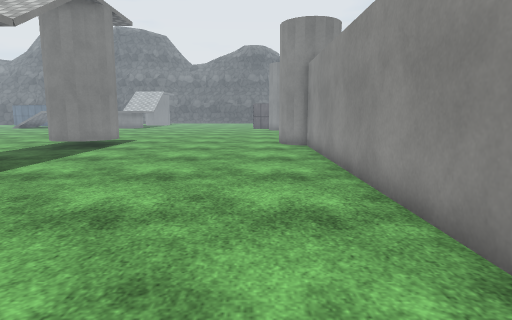
view 1 (above)

24 first-person views from a walk through a scene from a Unity 3-D project. The camera is 1.2 m above the floor, tilts 8° down and sees 75° across. The floor is counted in squares, 0.85 m on a side. Each view is taken from the middle of a square. On the plan, view 1 faces up. The plan holds only what a view shows up to about 15 squares ahead; the rest is blank. The place goes on beyond the plan. The player is left out. Some surface patterns are stand-ins.

view 2
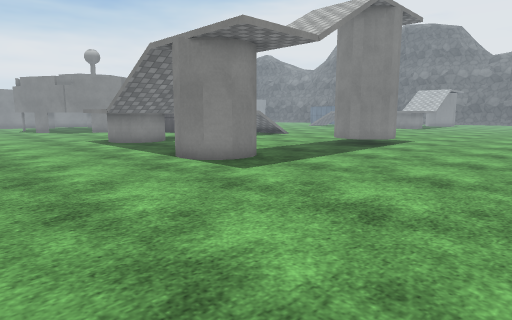

view 3
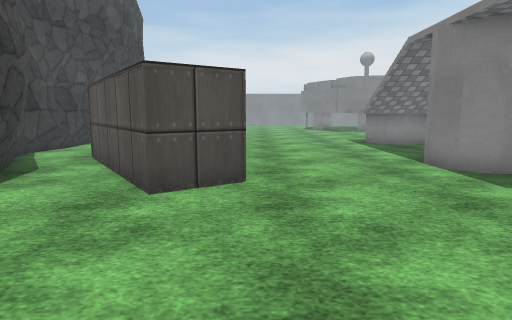

view 4
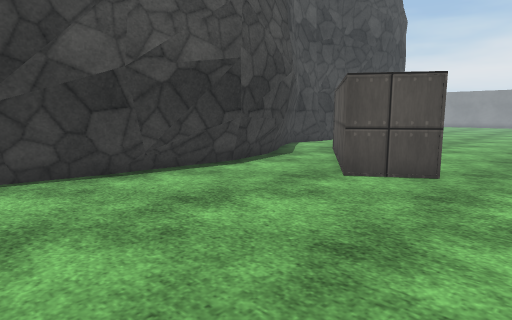

view 5
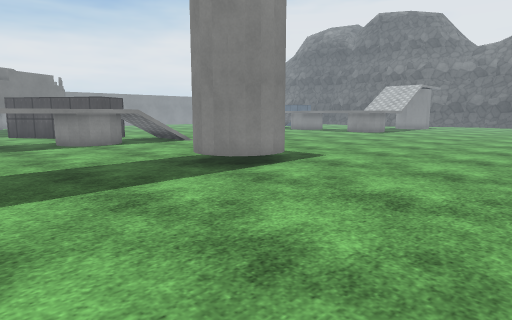

view 6
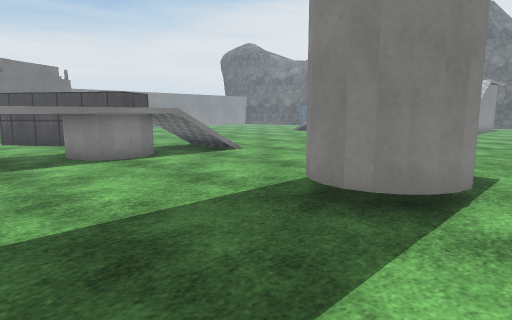

view 7
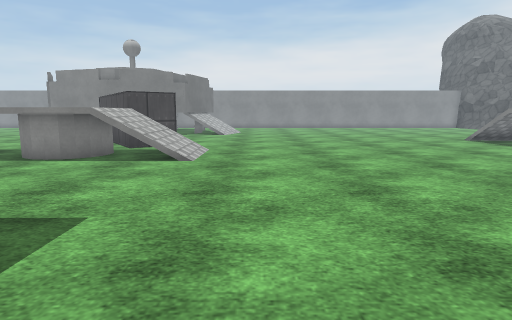

view 8
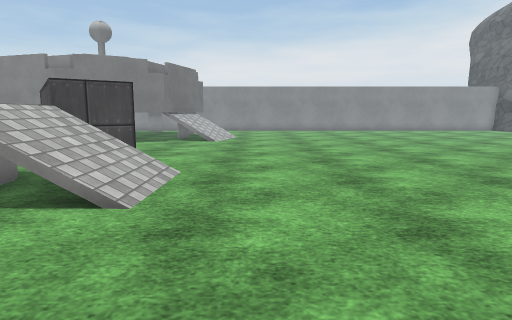

view 9
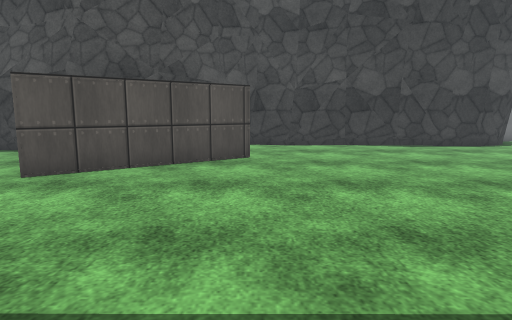

view 10
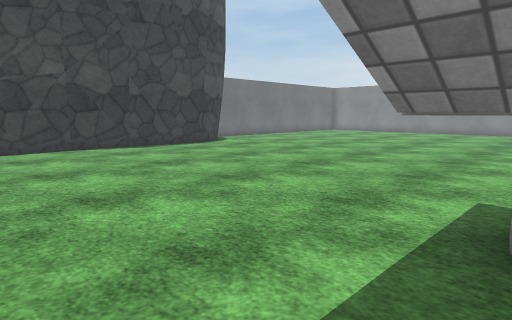

view 11
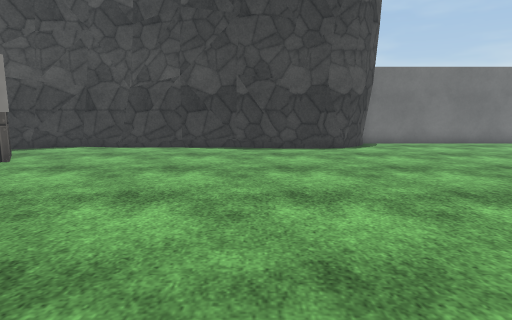

view 12
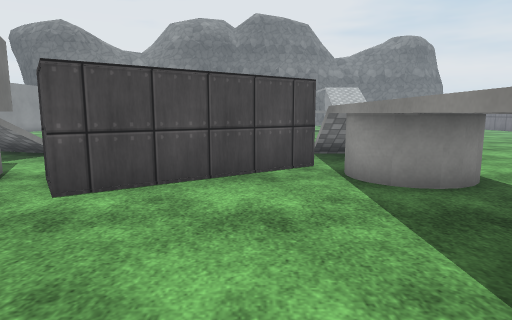

view 13
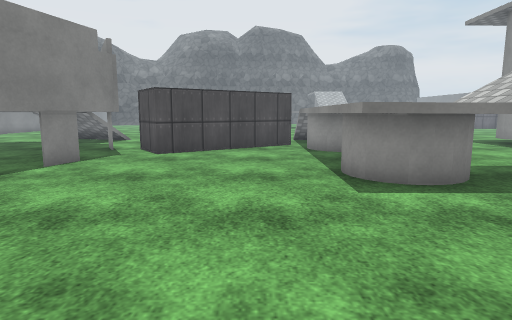

view 14
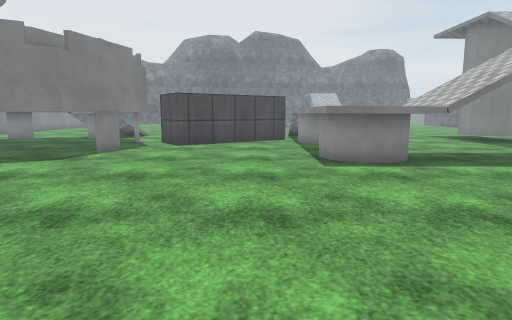

view 15
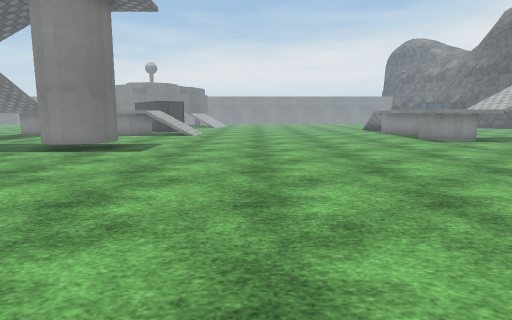

view 16
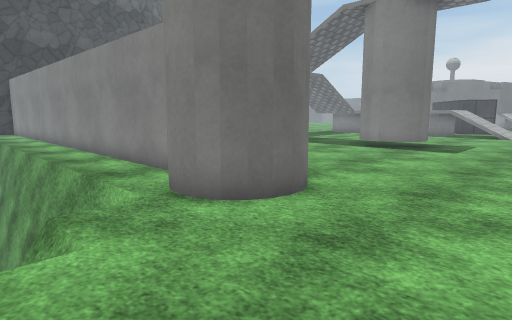

view 17
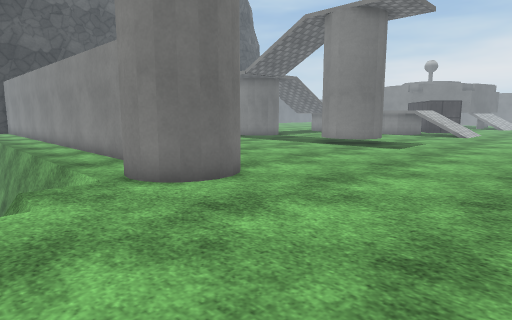

view 18
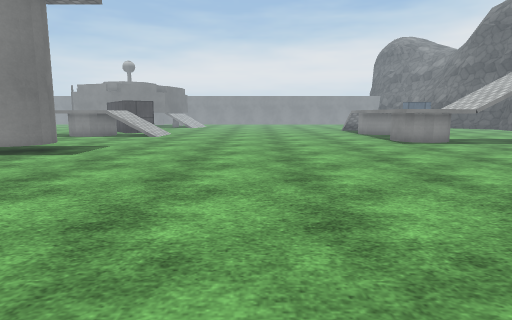

view 19
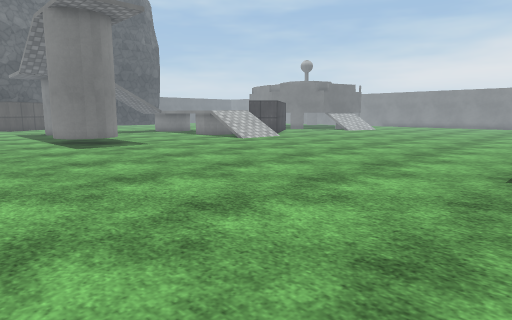

view 20
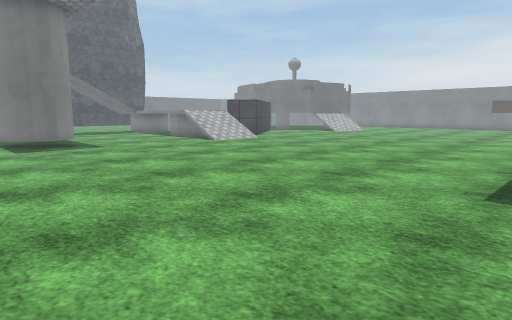

view 21
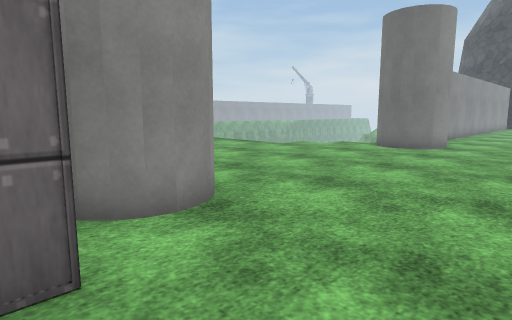

view 22
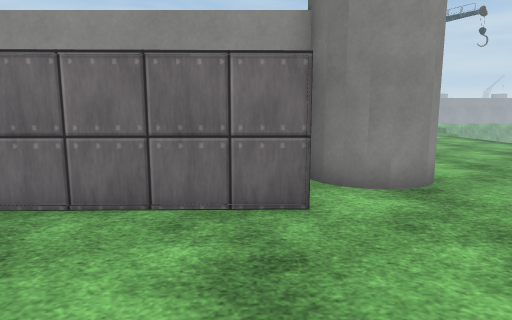

view 23
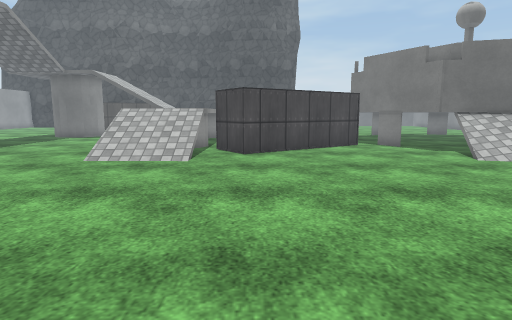

view 24
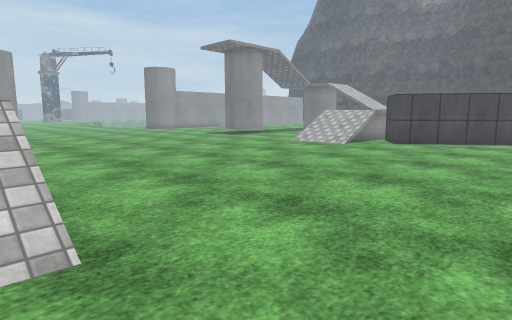

### Floor plan
Key: @ floor where view 1 was taken; # wall or solid block; . main floor; : floor 1.5 m higher than the main floor; / step, stairs or slope; = window, fence, low wall or low ledge; v drop or lower ground; O other object.
Columns run from 26 left of view 1 to 7 right of it. Each row starts with its distance up from view 1.
 35                 /.        O
 34                 ...     ..O
 33                 .....  ...O
 32 .  ./           ..........O
 31  .../=/.   :::::..........O
 30  .........................O #
 29 ...........................##
 28 ...........................##
 27  ...........................#
 26  ...............................
 25  ................................
 24  .................................
 23  .................................
 22  .................................
 21 ..................................
 20 ..................................
 19 ..................................
 18 ........////......................
 17 ........=///...............####..v
 16 .....OOO////.....###.......## #.v
 15 #...OO O::::.....####......####v
 14 #.OOOOOO:  :.....####.......##.v
 13 ##O OO..:  :................##.v
 12  #OOO...:  :................##.v
 11  #......:  :................##.v
 10  #......:  :................##.v
  9 ##......:  : ...............##.v
  8 #.......:  :/...  #.........##.v
  7 #.......:  :/...  #.........##.vv
  6 ........:#vv ...###.........##.v
  5 ............................##.v
  4 ............................##.v
  3 ............................# .v
  2 ............................
  1 ...................O.......
  0 ..................OOO.....@.
 -1  ...............OOOOO.......
 -2 ...............OO OO.......
 -3 ..............O OOO........
 -4 ...............OO  ##### ..
 -5 .................##########
 -6 ....###........###
 -7 ..###############
 -8 ..#

Positions as (right, up) in squares from view 1, and headings:
1: (0, 0), facing up
2: (0, 0), facing up-left
3: (0, 1), facing left
4: (1, 3), facing down-left
5: (0, 8), facing up-left
6: (-5, 9), facing up-left
7: (-5, 20), facing left
8: (-10, 20), facing left
9: (-12, 8), facing down
10: (-12, 7), facing down-left
11: (-19, 7), facing down
12: (-20, 6), facing up
13: (-20, 0), facing up
14: (-20, -3), facing up
15: (6, 22), facing left
16: (7, 21), facing down-left
17: (7, 23), facing down-left
18: (5, 24), facing left
19: (-2, 32), facing down-left
20: (-4, 32), facing down-left
21: (-3, 31), facing down-right
22: (-5, 31), facing right
23: (-20, 28), facing down
24: (-26, 32), facing down-right
